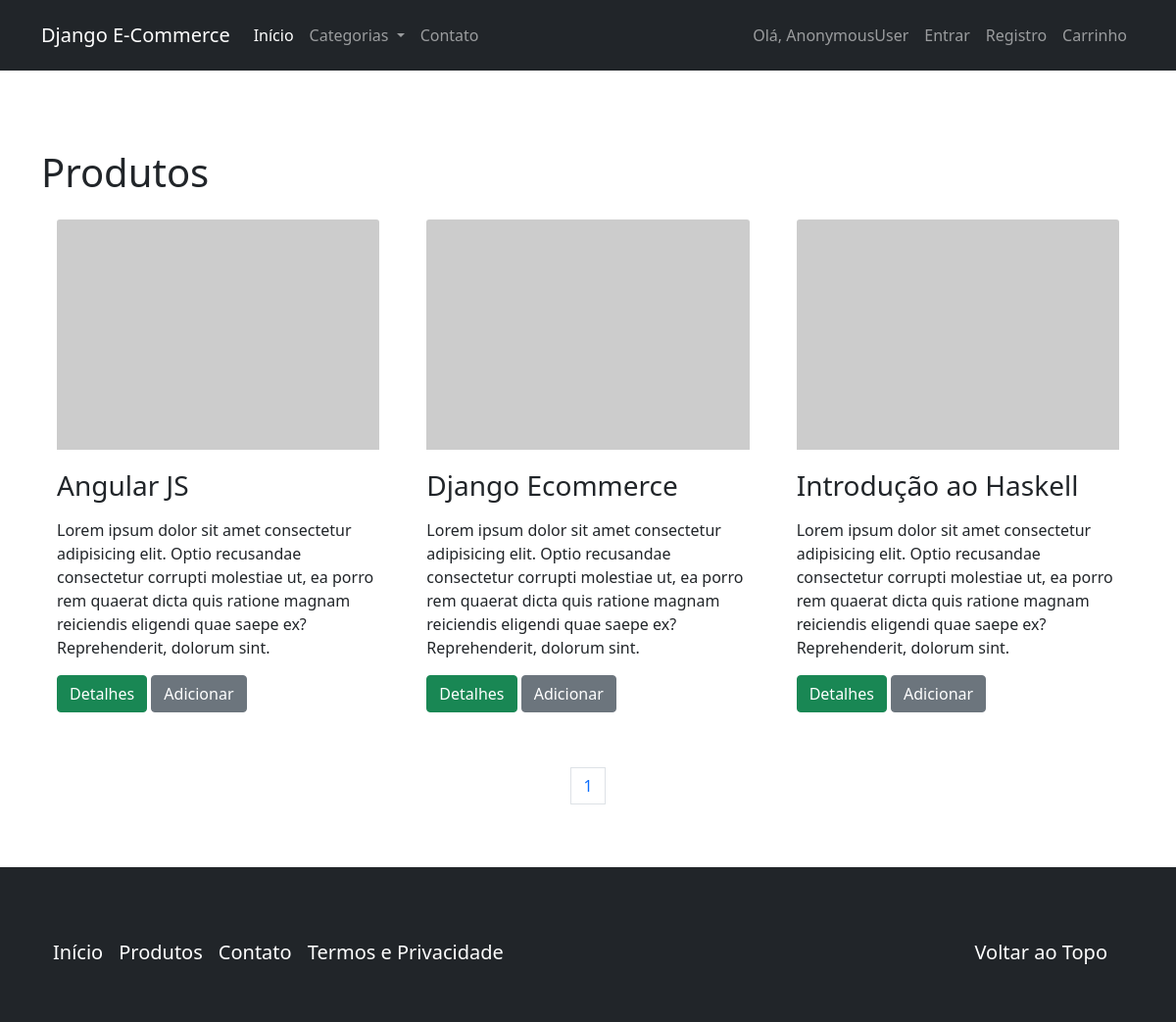
Screenshot of /catalogo/ with the database file from the repository.
### catalog/models.py (models this page shows)
class Product(models.Model):
    name = models.CharField('Nome', max_length=100)
    slug = models.SlugField('Identificador', max_length=100)
    category = models.ForeignKey('catalog.Category', verbose_name='Categoria', on_delete=models.CASCADE)
    description = models.TextField('Descrição', blank=True)
    price = models.DecimalField('Preço', decimal_places=2, max_digits=8)
    created = models.DateTimeField('Criado em', auto_now_add=True)
    modified = models.DateTimeField('Modificado em', auto_now=True)
    class Meta:
        verbose_name = 'Produto'
        verbose_name_plural = 'Produtos'
        ordering = ['name']
    def __str__(self):
        return self.name
    def get_absolute_url(self):
        return reverse('catalog:product', kwargs={'slug': self.slug})

### catalog/views.py (the view)
class ProductListView(generic.ListView):
    model = Product
    template_name = 'catalog/product_list.html'
    context_object_name = 'products'
    paginate_by = 3

### catalog/context_processors.py (called while the page is built)
def categories(request):
    return {
        'categories': Category.objects.all()
    }

### catalog/models.py (called while the page is built)
    def __str__(self):
        return self.name

    def get_absolute_url(self):
        return reverse('catalog:category', kwargs={'slug': self.slug})

### core/templatetags/pagination.py (called while the page is built)
@register.inclusion_tag('pagination.html')
def pagination(request, paginator, page_obj):
    context = {}
    context['paginator'] = paginator
    context['request'] = request
    context['page_obj'] = page_obj
    getvars = request.GET.copy()
    if 'page' in getvars:
        del getvars['page']
    if len(getvars) > 0:
        context['getvars'] = '&{0}'.format(getvars.urlencode())
    else:
        context['getvars'] = ''
    return context

### catalog/templates/catalog/product_list.html (shortened to what this page needs)
{% extends "base.html" %}
{% load pagination %}
{% block container %}
    <div class="page-header">
        <h1>Produtos</h1>
    </div>
    <div class="row g-3 align-items-center">
        {% for product in products %}
            {% include "catalog/_product.html" %}
        {% endfor %}
    </div>
    {% pagination request paginator page_obj %}
{% endblock container %}
{% block footer %}
    <footer class="footer mt-auto py-3 bg-dark text-white sticky-md-botton">
        <div class="container p-4 pb-0">
            <section class="mb-4">
                <p class="d-flex justify-content-center align-items-center">
                    <div class="navbar navbar-expand-lg navbar-dark bg-dark">
                        <ul class="nav navbar-nav me-auto mb-2 mb-lg-0">
                            <li class="nav-item"><a class="navbar-brand" href="">Início</a></li>
                            <li class="nav-item"><a class="navbar-brand" href="">Produtos</a></li>
                            <li class="nav-item"><a class="navbar-brand" href="">Contato</a></li>
                            <li class="nav-item"><a class="navbar-brand" href="">Termos e Privacidade</a></li>
                        </ul>
                        <span class="navbar-text">
                            <ul class="nav navbar-nav">
                                <li class="nav-item"><a class="navbar-brand" href="#">Voltar ao Topo</a></li>
                            </ul>
                        </span>
                </p>
            </section>
        </div>
    </footer>
{% endblock footer %}

### catalog/templates/catalog/_product.html
<div class="col-sm-6 col-md-4">
    <div class="card-body">
        <a href="{{ product.get_absolute_url }}" >
            <img src="http://placehold.it/350x250" alt="" class="card-img-top"/>
        </a>
        <div class="caption">
            <h3 class="card-title" style="padding-top: 20px;">{{ product }}</h3>
            <p class="card-text">{{ product.description | linebreaks }}</p>
            <p class="card-text">
                <a href="{{ product.get_absolute_url }}" class="btn btn-success" role="button">Detalhes</a>
                <a href="{% url 'checkout:create_cartitem' product.slug %}" class="btn btn-secondary" role="button">
                    Adicionar
                </a>
            </p>
        </div>
    </div>
</div>

### core/static/assets/extra.css (style rules this page uses)
a { text-decoration: none; color: #343a40; }

### rows the page displays
Product: name "Angular JS", description "Lorem ipsum dolor sit amet consectetur adipisicing elit. Optio recusandae consectetur corrupti molestiae ut, ea porro rem quaerat dicta quis ratione magnam reiciendis eligendi quae saepe ex? Reprehenderit, dolorum sint."
Product: name "Django Ecommerce", description "Lorem ipsum dolor sit amet consectetur adipisicing elit. Optio recusandae consectetur corrupti molestiae ut, ea porro rem quaerat dicta quis ratione magnam reiciendis eligendi quae saepe ex? Reprehenderit, dolorum sint."
Product: name "Introdução ao Haskell", description "Lorem ipsum dolor sit amet consectetur adipisicing elit. Optio recusandae consectetur corrupti molestiae ut, ea porro rem quaerat dicta quis ratione magnam reiciendis eligendi quae saepe ex? Reprehenderit, dolorum sint."

### other values shown
{{ user }} "AnonymousUser"
{{ page }} "1"
